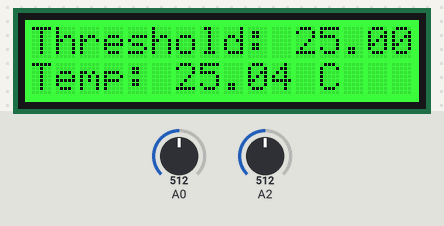
The sketch below on a simulated Arduino Uno, built with avr-gcc and run on an emulated ATmega328P. Shown: 16×2 character LCD. Inputs (shaded band) come from the test bench; at power-on: A2 = 512, A0 = 512.

Above: at 1.9 s.
2.0 s: A2 set to 600
3.5 s: A2 set to 632
At 4.9 s:
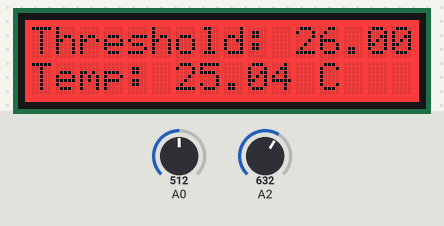
5.9 s: A0 set to 535
At 7.3 s:
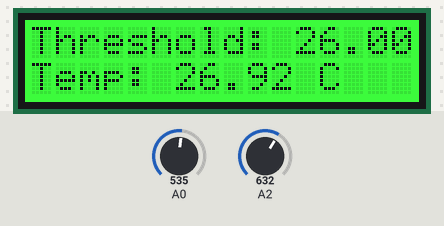
8.1 s: A0 set to 511
At 9.7 s:
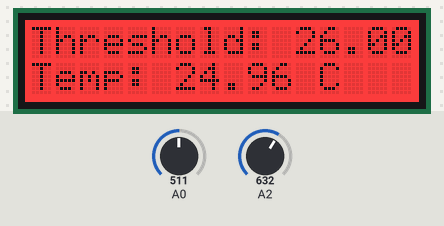
10.3 s: A2 set to 523
At 12.2 s:
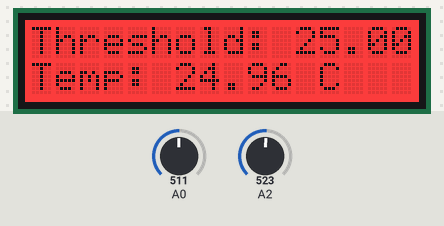
12.5 s: A2 set to 501
At 14.6 s:
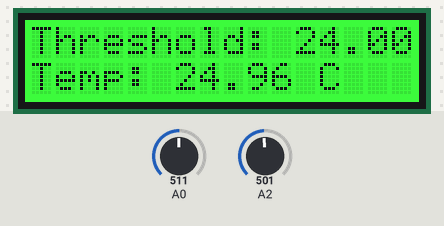
Timing chart, 0 to 15.7 s (numbered marks = the images above; inputs shaded):
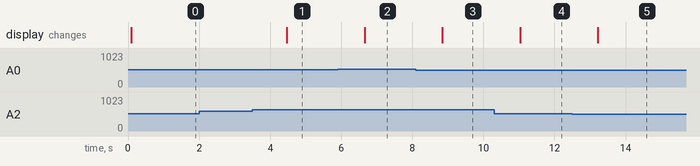

Measured:
- the behaviour switches between 613 and 614 on A2 (found by bisection; images 0 and 1)
- the behaviour switches between 523 and 524 on A0 (found by bisection; images 1 and 2)
- the behaviour switches between 512 and 511 on A2 (found by bisection; images 4 and 5)
- after the input at 2.0 s, every drawn part: stays the same
- after the input at 3.5 s, the display: changes after 0.97 s (image 1)
- after the input at 5.9 s, the display: changes after 0.76 s (image 2)
- after the input at 8.1 s, the display: changes after 0.75 s (image 3)
- after the input at 10.3 s, the display: changes after 0.73 s (image 4)
- after the input at 12.5 s, the display: changes after 0.72 s (image 5)

The sketch:

GroveTempLCDDisplayThreshold2.ino
```cpp
#include <Wire.h>
#include "rgb_lcd.h"

rgb_lcd lcd;

void setup() {
    pinMode(A0, INPUT);
    pinMode(A2, INPUT);

}

void loop() {

    // set up the LCD's number of columns and rows:
    lcd.begin(16, 2);

    int colorR = 0;
    int colorG = 0;
    int colorB = 0;


    float SensorValue = analogRead(A0);
    #define T0 298.15
    #define B 4275

    float THRESHOLD;

    int sensor_value_potentiometer = analogRead(A2);

    #define upper_limit 30.0
    #define lower_limit 20.0
    THRESHOLD = map(sensor_value_potentiometer, 0, 1023, lower_limit, upper_limit);

    // converting the analog reading to temperature in Celsius
    float Temperature = 1/(log(1023/SensorValue - 1)/B + 1/T0) - 273.15;

    if (Temperature > THRESHOLD) {
        colorR = 0;
        colorG = 255;
        colorB = 0;
        lcd.setRGB(colorR, colorG, colorB);
    }
    else {
        colorR = 255;
        colorG = 0;
        colorB = 0;
        lcd.setRGB(colorR, colorG, colorB);
    }

    lcd.setCursor(0, 0);
    lcd.print("Threshold: " + String(THRESHOLD) + " C");

    // set the cursor to column 0, line 1
    lcd.setCursor(0, 1);
    // print the temperature to the LCD
    lcd.print("Temp: " + String(Temperature) + " C");

    #define DELAY 1000
    delay(DELAY);
}
```
